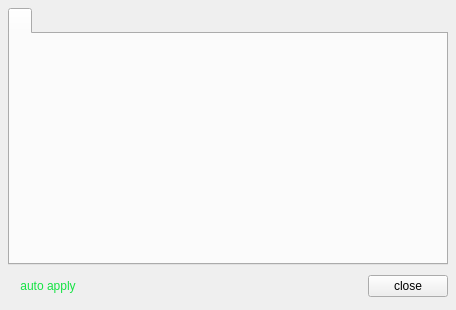
<?xml version="1.0" encoding="UTF-8"?>
<ui version="4.0">
 <class>QtDataOptionsPanel</class>
 <widget class="QWidget" name="QtDataOptionsPanel">
  <property name="geometry">
   <rect>
    <x>0</x>
    <y>0</y>
    <width>456</width>
    <height>310</height>
   </rect>
  </property>
  <property name="windowTitle">
   <string>Data Display Options</string>
  </property>
  <layout class="QVBoxLayout">
   <property name="margin">
    <number>8</number>
   </property>
   <item>
    <widget class="QTabWidget" name="tabs_">
     <property name="minimumSize">
      <size>
       <width>440</width>
       <height>0</height>
      </size>
     </property>
     <property name="currentIndex">
      <number>0</number>
     </property>
     <widget class="QWidget" name="xxx">
      <attribute name="title">
       <string/>
      </attribute>
     </widget>
    </widget>
   </item>
   <item>
    <layout class="QHBoxLayout">
     <item>
      <widget class="QPushButton" name="auto_apply">
       <property name="styleSheet">
        <string notr="true">color: rgb(20, 227, 67)</string>
       </property>
       <property name="text">
        <string>auto apply</string>
       </property>
       <property name="flat">
        <bool>true</bool>
       </property>
      </widget>
     </item>
     <item>
      <spacer>
       <property name="orientation">
        <enum>Qt::Horizontal</enum>
       </property>
       <property name="sizeHint" stdset="0">
        <size>
         <width>131</width>
         <height>31</height>
        </size>
       </property>
      </spacer>
     </item>
     <item>
      <widget class="QPushButton" name="okButton">
       <property name="text">
        <string>close</string>
       </property>
      </widget>
     </item>
    </layout>
   </item>
  </layout>
 </widget>
 <resources/>
 <connections>
  <connection>
   <sender>okButton</sender>
   <signal>clicked()</signal>
   <receiver>QtDataOptionsPanel</receiver>
   <slot>close()</slot>
   <hints>
    <hint type="sourcelabel">
     <x>389</x>
     <y>286</y>
    </hint>
    <hint type="destinationlabel">
     <x>96</x>
     <y>254</y>
    </hint>
   </hints>
  </connection>
 </connections>
</ui>
